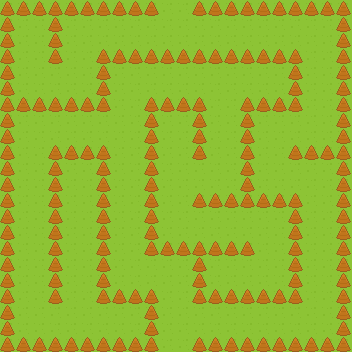

The image is a tile-based game level rendered from a .tmx file. Its description and complete source (layers, tilesets, objects, tile grids) follow:
An orthogonal 22x22 tile map with 16x16 px tiles, 2 tile layers (Tile Layer 1, Tile Layer 2).

<map version="1.0" orientation="orthogonal" renderorder="right-down" width="22" height="22" tilewidth="16" tileheight="16" nextobjectid="1">
 <tileset firstgid="1" name="roguelikeSheet_transparent" tilewidth="16" tileheight="16" spacing="4" tilecount="1767" columns="57">
  <image source="../Spritesheet/roguelikeSheet_transparent.png" width="1136" height="616" />
 </tileset>
 <layer name="Tile Layer 1" width="22" height="22">
  <data encoding="csv">
63,63,63,63,63,63,63,63,63,63,63,63,63,63,63,63,63,63,63,63,63,63,
63,63,63,63,63,63,63,63,63,63,63,63,63,63,63,63,63,63,63,63,63,63,
63,63,63,63,63,63,63,63,63,63,63,63,63,63,63,63,63,63,63,63,63,63,
63,63,63,63,63,63,63,63,63,63,63,63,63,63,63,63,63,63,63,63,63,63,
63,63,63,63,63,63,63,63,63,63,63,63,63,63,63,63,63,63,63,63,63,63,
63,63,63,63,63,63,63,63,63,63,63,63,63,63,63,63,63,63,63,63,63,63,
63,63,63,63,63,63,63,63,63,63,63,63,63,63,63,63,63,63,63,63,63,63,
63,63,63,63,63,63,63,63,63,63,63,63,63,63,63,63,63,63,63,63,63,63,
63,63,63,63,63,63,63,63,63,63,63,63,63,63,63,63,63,63,63,63,63,63,
63,63,63,63,63,63,63,63,63,63,63,63,63,63,63,63,63,63,63,63,63,63,
63,63,63,63,63,63,63,63,63,63,63,63,63,63,63,63,63,63,63,63,63,63,
63,63,63,63,63,63,63,63,63,63,63,63,63,63,63,63,63,63,63,63,63,63,
63,63,63,63,63,63,63,63,63,63,63,63,63,63,63,63,63,63,63,63,63,63,
63,63,63,63,63,63,63,63,63,63,63,63,63,63,63,63,63,63,63,63,63,63,
63,63,63,63,63,63,63,63,63,63,63,63,63,63,63,63,63,63,63,63,63,63,
63,63,63,63,63,63,63,63,63,63,63,63,63,63,63,63,63,63,63,63,63,63,
63,63,63,63,63,63,63,63,63,63,63,63,63,63,63,63,63,63,63,63,63,63,
63,63,63,63,63,63,63,63,63,63,63,63,63,63,63,63,63,63,63,63,63,63,
63,63,63,63,63,63,63,63,63,63,63,63,63,63,63,63,63,63,63,63,63,63,
63,63,63,63,63,63,63,63,63,63,63,63,63,63,63,63,63,63,63,63,63,63,
63,63,63,63,63,63,63,63,63,63,63,63,63,63,63,63,63,63,63,63,63,63,
63,63,63,63,63,63,63,63,63,63,63,63,63,63,63,63,63,63,63,63,63,63
</data>
 </layer>
 <layer name="Tile Layer 2" width="22" height="22">
  <data encoding="csv">
531,531,531,531,531,531,531,531,531,531,0,0,531,531,531,531,531,531,531,531,531,531,
531,0,0,531,0,0,0,0,0,0,0,0,0,0,0,0,0,0,0,0,0,531,
531,0,0,531,0,0,0,0,0,0,0,0,0,0,0,0,0,0,0,0,0,531,
531,0,0,531,0,0,531,531,531,531,531,531,531,531,531,531,531,531,531,0,0,531,
531,0,0,0,0,0,531,0,0,0,0,0,0,0,0,0,0,0,531,0,0,531,
531,0,0,0,0,0,531,0,0,0,0,0,0,0,0,0,0,0,531,0,0,531,
531,531,531,531,531,531,531,0,0,531,531,531,531,0,0,531,531,531,531,0,0,531,
531,0,0,0,0,0,0,0,0,531,0,0,531,0,0,531,0,0,0,0,0,531,
531,0,0,0,0,0,0,0,0,531,0,0,531,0,0,531,0,0,0,0,0,531,
531,0,0,531,531,531,531,0,0,531,0,0,531,0,0,531,0,0,531,531,531,531,
531,0,0,531,0,0,531,0,0,531,0,0,0,0,0,531,0,0,0,0,0,531,
531,0,0,531,0,0,531,0,0,531,0,0,0,0,0,531,0,0,0,0,0,531,
531,0,0,531,0,0,531,0,0,531,0,0,531,531,531,531,531,531,531,0,0,531,
531,0,0,531,0,0,531,0,0,531,0,0,0,0,0,0,0,0,531,0,0,531,
531,0,0,531,0,0,531,0,0,531,0,0,0,0,0,0,0,0,531,0,0,531,
531,0,0,531,0,0,531,0,0,531,531,531,531,531,531,531,0,0,531,0,0,531,
531,0,0,531,0,0,531,0,0,0,0,0,531,0,0,0,0,0,531,0,0,531,
531,0,0,531,0,0,531,0,0,0,0,0,531,0,0,0,0,0,531,0,0,531,
531,0,0,531,0,0,531,531,531,531,0,0,531,531,531,531,531,531,531,0,0,531,
531,0,0,0,0,0,0,0,0,531,0,0,0,0,0,0,0,0,0,0,0,531,
531,0,0,0,0,0,0,0,0,531,0,0,0,0,0,0,0,0,0,0,0,531,
531,531,531,531,531,531,531,531,531,531,0,0,531,531,531,531,531,531,531,531,531,531
</data>
 </layer>
</map>
